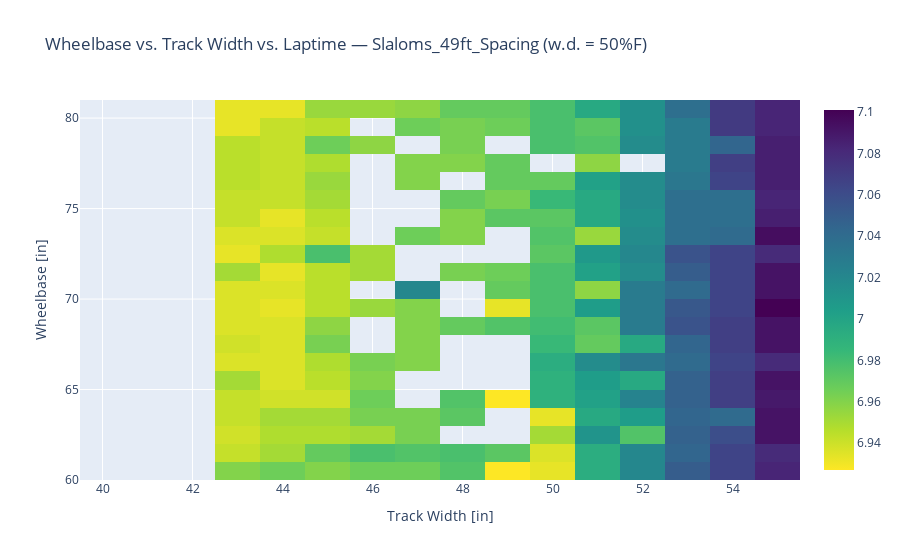

The notebook cell this image was saved under:
### Code cell
name = "Slaloms_49ft_Spacing"
fig = show_laptimes(6, name)
fig.write_image("{}.png".format(name), width=1000, height=500)
fig.show()

### Figure 1 — Plotly figure (JSON) as saved in the notebook; plotly's stock layout.template omitted (floating-point values rounded to 4 significant figures; data arrays with more than 128 entries replaced by an {"elided": "..."} marker saying what was removed)
{"data": [{"colorscale": [[0, "#fde725"], [0.1111, "#b5de2b"], [0.2222, "#6ece58"], [0.3333, "#35b779"], [0.4444, "#1f9e89"], [0.5556, "#26828e"], [0.6667, "#31688e"], [0.7778, "#3e4989"], [0.8889, "#482878"], [1, "#440154"]], "hoverongaps": false, "type": "heatmap", "x": [40, 41, 42, 43, 44, 45, 46, 47, 48, 49, 50, 51, 52, 53, 54, 55], "y": [60.5, 61.5, 62.5, 63.5, 64.5, 65.5, 66.5, 67.5, 68.5, 69.5, 70.5, 71.5, 72.5, 73.5, 74.5, 75.5, 76.5, 77.5, 78.5, 79.5, 80.5], "z": {"elided": "21x16 float values"}}], "layout": {"title": {"text": "Wheelbase vs. Track Width vs. Laptime — Slaloms_49ft_Spacing (w.d. = 50%F)"}, "xaxis": {"title": {"text": "Track Width [in]"}}, "yaxis": {"title": {"text": "Wheelbase [in]"}}}}
